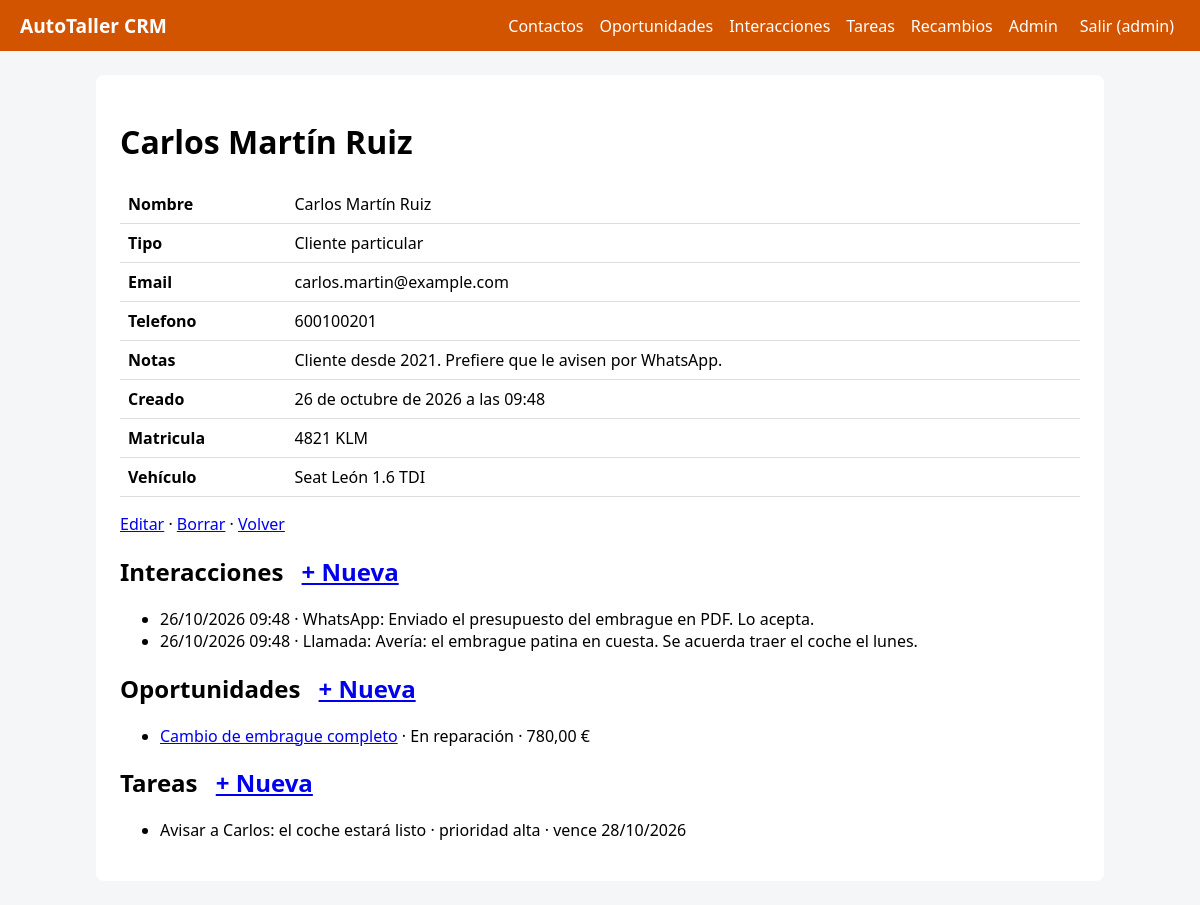
Page /contactos/1/ (signed in) on the committed database.
### contactos/models.py (models this page shows, shortened)
class Contacto(models.Model):
    TIPOS = [
        ('particular', 'Cliente particular'),
        ('empresa', 'Empresa / flota'),
        ('proveedor', 'Proveedor de recambios'),   # OJO: el módulo recambios filtra por este valor
        ('aseguradora', 'Aseguradora'),
        ('otro', 'Otro'),
    ]
    nombre = models.CharField(max_length=120)                        # Texto corto. max_length es OBLIGATORIO
    tipo = models.CharField(max_length=20, choices=TIPOS, default='particular')  # choices -> desplegable en formularios
    email = models.EmailField(blank=True)                            # blank=True -> se puede dejar vacío
    telefono = models.CharField(max_length=30, blank=True)           # Teléfono como texto (admite +34, espacios)
    notas = models.TextField(blank=True)                             # Texto largo
    creado = models.DateTimeField(auto_now_add=True)                 # auto_now_add -> fecha de creación automática
    matricula = models.CharField(max_length=15, blank=True, help_text='Ej: 1234 BCD')
    vehiculo = models.CharField('vehículo', max_length=80, blank=True, help_text='Marca y modelo')
    class Meta:
        ordering = ['nombre']              # Orden por defecto. '-campo' = descendente
    def __str__(self):
        return self.nombre                 # Cómo se muestra el objeto en admin, desplegables, títulos

### interacciones/models.py (models this page shows, shortened)
class Interaccion(models.Model):
    CANALES = [
        ('llamada', 'Llamada'),
        ('email', 'Email'),
        ('reunion', 'Reunión'),
        ('nota', 'Nota'),
        ('whatsapp', 'WhatsApp'),           # Avisos de "tu coche está listo" y envío de presupuestos
        ('mostrador', 'En mostrador'),      # Cliente que pasa por el taller en persona
    ]
    contacto = models.ForeignKey(
        'contactos.Contacto',
        on_delete=models.CASCADE,
        related_name='interacciones'
    )
    canal = models.CharField(
        max_length=20,
        choices=CANALES,
        default='nota'
    )
    resumen = models.TextField()
    fecha = models.DateTimeField(default=timezone.now)
    autor = models.ForeignKey(
        'auth.User',
        on_delete=models.SET_NULL,
        null=True,
        blank=True
    )
    class Meta:
        ordering = ['-fecha']
        verbose_name_plural = 'interacciones'

### oportunidades/models.py (models this page shows, shortened)
class Oportunidad(models.Model):
    ETAPA_GANADA = 'entregado'              # Trabajo terminado, entregado y cobrado = oportunidad GANADA
    ETAPA_EN_REPARACION = 'en_reparacion'   # Coche dentro del taller (la usa la métrica del panel)
    ETAPAS = [
        ('presupuesto', 'Presupuesto enviado'),
        ('aprobado', 'Presupuesto aprobado'),
        (ETAPA_EN_REPARACION, 'En reparación'),
        (ETAPA_GANADA, 'Entregado (ganado)'),
        ('rechazado', 'Rechazado'),
    ]
    titulo = models.CharField(max_length=150)
    contacto = models.ForeignKey(
        'contactos.Contacto',
        on_delete=models.CASCADE,
        related_name='oportunidades'
    )
    etapa = models.CharField(max_length=20, choices=ETAPAS, default='presupuesto')
    importe = models.DecimalField(
        max_digits=10,
        decimal_places=2,
        default=0
    )
    cierre_previsto = models.DateField(null=True, blank=True)
    class Meta:
        ordering = ['-id']
        verbose_name_plural = 'oportunidades'

### tareas/models.py (models this page shows, shortened)
class Tarea(models.Model):
    PRIORIDADES = [
        ('alta', 'Alta'),
        ('media', 'Media'),
        ('baja', 'Baja'),
    ]
    titulo = models.CharField(max_length=150)
    contacto = models.ForeignKey(
        'contactos.Contacto',
        on_delete=models.CASCADE,
        null=True,
        blank=True,
        related_name='tareas'
    )
    vence = models.DateField()
    hecha = models.BooleanField(default=False)
    prioridad = models.CharField(
        max_length=10,
        choices=PRIORIDADES,
        default='media'
    )
    class Meta:
        ordering = ['hecha', 'vence']

### contactos/views.py (the view)
# urls.py: path('<int:pk>/', views.detalle, name='detalle'),             # /contactos/3/   (<int:pk> = número entero)
@login_required
def detalle(request, pk):
    objeto = get_object_or_404(Contacto, pk=pk)     # Si no existe -> error 404 (en vez de romperse)
    return render(request, 'contactos/detalle.html', {'objeto': objeto, 'campos': campos_de(objeto), 'ns': 'contactos'})

### core/context_processors.py (called while the page is built)
def crm(request):
    return {
        'NOMBRE_CRM': settings.NOMBRE_CRM,
        'COLOR': settings.COLOR_PRINCIPAL,
        'modulos': [{'nombre': m.capitalize(), 'url': f'{m}:index'} for m in settings.MODULOS_CRM],
    }

### core/utils.py (called while the page is built)
def campos_de(obj):
    resultado = []
    for f in obj._meta.fields:                 # _meta.fields = todas las columnas del modelo
        if f.name == 'id':                     # Ocultamos el id
            continue
        if f.choices:                          # Si el campo tiene choices, mostramos el texto visible
            valor = getattr(obj, f'get_{f.name}_display')()
        else:
            valor = getattr(obj, f.name)
        if isinstance(valor, bool):            # True/False -> Sí/No
            valor = 'Sí' if valor else 'No'
        elif valor in (None, ''):
            valor = '—'
        resultado.append((str(f.verbose_name).capitalize(), valor))
    return resultado

### contactos/templates/contactos/detalle.html (shortened to what this page needs)
{% extends 'core/base.html' %}
{% block content %}
<h1>{{ objeto }}</h1>
<table>{% for etiqueta, valor in campos %}<tr><th>{{ etiqueta }}</th><td>{{ valor }}</td></tr>{% endfor %}</table>
<p><a href="{% url 'contactos:editar' objeto.pk %}">Editar</a> · <a href="{% url 'contactos:borrar' objeto.pk %}">Borrar</a> · <a href="{% url 'contactos:index' %}">Volver</a></p>
<h2>Interacciones <a class="btn" href="{% url 'interacciones:crear' %}?contacto={{ objeto.pk }}">+ Nueva</a></h2>
<ul>{% for i in objeto.interacciones.all %}
 <li>{{ i.fecha|date:"d/m/Y H:i" }} · {{ i.get_canal_display }}: {{ i.resumen }}</li>
{% empty %}<li>Sin interacciones.</li>{% endfor %}</ul>
<h2>Oportunidades <a class="btn" href="{% url 'oportunidades:crear' %}?contacto={{ objeto.pk }}">+ Nueva</a></h2>
<ul>{% for o in objeto.oportunidades.all %}
 <li><a href="{% url 'oportunidades:detalle' o.pk %}">{{ o.titulo }}</a> · {{ o.get_etapa_display }} · {{ o.importe }} €</li>
{% empty %}<li>Sin oportunidades.</li>{% endfor %}</ul>
<h2>Tareas <a class="btn" href="{% url 'tareas:crear' %}?contacto={{ objeto.pk }}">+ Nueva</a></h2>
<ul>{% for t in objeto.tareas.all %}
 <li>{{ t.titulo }} · prioridad {{ t.get_prioridad_display|lower }} · vence {{ t.vence|date:"d/m/Y" }} {% if t.hecha %}(hecha){% endif %}</li>
{% empty %}<li>Sin tareas.</li>{% endfor %}</ul>
{% endblock %}

### core/templates/core/base.html (shortened to what this page needs)
<!doctype html>
<html lang="es"><head><meta charset="utf-8">
</head>
<body>
<nav>
 <a class="marca" href="{% url 'inicio' %}">{{ NOMBRE_CRM }}</a>
 {% for m in modulos %}<a href="{% url m.url %}">{{ m.nombre }}</a>{% endfor %}
 {% if user.is_staff %}<a href="/admin/">Admin</a>{% endif %}
 {% if user.is_authenticated %}
  <form method="post" action="{% url 'logout' %}" style="margin:0">{% csrf_token %}<button>Salir ({{ user.username }})</button></form>
 {% endif %}
</nav>
<main>
 {% block content %}{% endblock %}
</main>
</body></html>

### rows in the picture
Contacto: nombre "Carlos Martín Ruiz", campos "Carlos Martín Ruiz" "carlos.martin@example.com" "600100201" "Cliente desde 2021. Prefiere que le avisen por WhatsApp." "26 de octubre de 2026 a las 09:48" "4821 KLM" "Seat León 1.6 TDI"
Interaccion: fecha "26/10/2026 09:48", canal "WhatsApp", resumen "Enviado el presupuesto del embrague en PDF. Lo acepta."
Interaccion: fecha "26/10/2026 09:48", canal "Llamada", resumen "Avería: el embrague patina en cuesta. Se acuerda traer el coche el lunes."
Oportunidad: titulo "Cambio de embrague completo", etapa "En reparación", importe "780,00"
Tarea: titulo "Avisar a Carlos: el coche estará listo", prioridad "alta", vence "28/10/2026"

### other values in the picture
{{ NOMBRE_CRM }} "AutoTaller CRM"
{{ m.nombre }} "Contactos" "Oportunidades" "Interacciones" "Tareas" "Recambios"
{{ user.username }} "admin"
{{ etiqueta }} "Nombre" "Tipo" "Email" "Telefono" "Notas" "Creado" "Matricula" "Vehículo"
{{ valor }} "Cliente particular"
